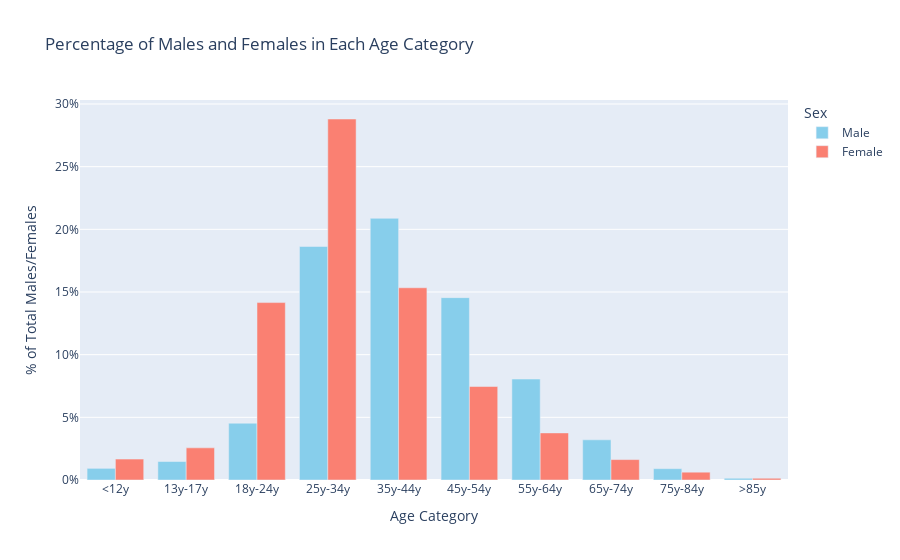

Notebook code cell kept with this figure:
### Markdown cell above
##### Find the top 3 names by sex for each age category

### Code cell
age_bins = [0, 12, 17, 24, 34, 44, 54, 64, 74, 84, 100]
age_labels = [
    '<12y', '13y-17y', '18y-24y', '25y-34y', '35y-44y', 
    '45y-54y', '55y-64y', '65y-74y', '75y-84y', '>85y'
]

kept_names['age_category'] = pd.cut(kept_names['Actor_age'], bins=age_bins, labels=age_labels, right=False)

age_sex_counts = kept_names.groupby(['age_category', 'Sex']).size().unstack(fill_value=0)
total_counts = kept_names['Sex'].value_counts()
age_sex_percentage = age_sex_counts.div(total_counts, axis=1) * 100

top_names = (
    kept_names.groupby(['age_category', 'Sex'])['Character_name']
    .apply(lambda x: x.value_counts().head(3).index.tolist())
    .unstack(fill_value=[])
)

fig = go.Figure()

for sex in ['M', 'F']:
    fig.add_trace(go.Bar(
        x=age_labels,
        y=age_sex_percentage[sex],
        name='Male' if sex == 'M' else 'Female',
        marker_color='skyblue' if sex == 'M' else 'salmon',
        hovertext=[f"Top names: {', '.join(top_names.loc[age, sex])}" for age in age_labels],
        hoverinfo="text"
    ))

fig.update_layout(
    title='Percentage of Males and Females in Each Age Category',
    xaxis_title='Age Category',
    yaxis_title='% of Total Males/Females',
    barmode='group',
    xaxis=dict(tickvals=age_labels, tickangle=0),
    yaxis=dict(ticksuffix='%'),
    legend=dict(title="Sex")
)

fig.show()

### Figure 1 — Plotly figure (JSON) as saved in the notebook; plotly's stock layout.template omitted (floating-point values rounded to 4 significant figures)
{"data": [{"hoverinfo": "text", "hovertext": ["Top names: Michael, Mickey, David", "Top names: Charlie, Tom, Michael", "Top names: Paul, Danny, Michael", "Top names: John, David, Tom", "Top names: John, David, Tom", "Top names: John, George, Robert", "Top names: John, George, James", "Top names: John, George, Charles", "Top names: John, Max, Arthur", "Top names: Donald, Robert, Edward"], "marker": {"color": "skyblue"}, "name": "Male", "type": "bar", "x": ["<12y", "13y-17y", "18y-24y", "25y-34y", "35y-44y", "45y-54y", "55y-64y", "65y-74y", "75y-84y", ">85y"], "y": [0.9291, 1.474, 4.529, 18.63, 20.88, 14.55, 8.057, 3.206, 0.9046, 0.1389]}, {"hoverinfo": "text", "hovertext": ["Top names: Susan, Emily, Sarah", "Top names: Sarah, Alice, Samantha", "Top names: Priya, Mary, Julie", "Top names: Sarah, Lisa, Kate", "Top names: Sarah, Susan, Kate", "Top names: Helen, Sarah, Martha", "Top names: Helen, Margaret, Barbara", "Top names: Martha, Grace, Helen", "Top names: Mary, Helen, May", "Top names: Annie, Dadi, Barbara"], "marker": {"color": "salmon"}, "name": "Female", "type": "bar", "x": ["<12y", "13y-17y", "18y-24y", "25y-34y", "35y-44y", "45y-54y", "55y-64y", "65y-74y", "75y-84y", ">85y"], "y": [1.672, 2.565, 14.16, 28.8, 15.34, 7.457, 3.757, 1.628, 0.6232, 0.1391]}], "layout": {"barmode": "group", "legend": {"title": {"text": "Sex"}}, "title": {"text": "Percentage of Males and Females in Each Age Category"}, "xaxis": {"tickangle": 0, "tickvals": ["<12y", "13y-17y", "18y-24y", "25y-34y", "35y-44y", "45y-54y", "55y-64y", "65y-74y", "75y-84y", ">85y"], "title": {"text": "Age Category"}}, "yaxis": {"ticksuffix": "%", "title": {"text": "% of Total Males/Females"}}}}
